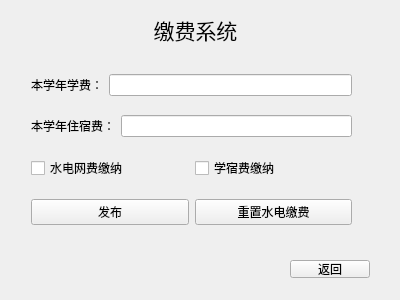
<?xml version="1.0" encoding="UTF-8"?>
<ui version="4.0">
 <class>TeaBank</class>
 <widget class="QWidget" name="TeaBank">
  <property name="geometry">
   <rect>
    <x>0</x>
    <y>0</y>
    <width>400</width>
    <height>300</height>
   </rect>
  </property>
  <property name="windowTitle">
   <string>Form</string>
  </property>
  <widget class="QLabel" name="mainLabel">
   <property name="geometry">
    <rect>
     <x>150</x>
     <y>10</y>
     <width>91</width>
     <height>41</height>
    </rect>
   </property>
   <property name="text">
    <string>&lt;html&gt;&lt;head/&gt;&lt;body&gt;&lt;p align=&quot;center&quot;&gt;&lt;span style=&quot; font-size:16pt;&quot;&gt;缴费系统&lt;/span&gt;&lt;/p&gt;&lt;/body&gt;&lt;/html&gt;</string>
   </property>
  </widget>
  <widget class="QPushButton" name="exitButton">
   <property name="geometry">
    <rect>
     <x>290</x>
     <y>260</y>
     <width>80</width>
     <height>18</height>
    </rect>
   </property>
   <property name="text">
    <string>返回</string>
   </property>
  </widget>
  <widget class="QWidget" name="">
   <property name="geometry">
    <rect>
     <x>31</x>
     <y>61</y>
     <width>321</width>
     <height>181</height>
    </rect>
   </property>
   <layout class="QVBoxLayout" name="verticalLayout">
    <item>
     <layout class="QHBoxLayout" name="horizontalLayout_4">
      <item>
       <widget class="QLabel" name="learnFeeLabel">
        <property name="text">
         <string>本学年学费：</string>
        </property>
       </widget>
      </item>
      <item>
       <widget class="QLineEdit" name="learnFeeLineEdit"/>
      </item>
     </layout>
    </item>
    <item>
     <layout class="QHBoxLayout" name="horizontalLayout_3">
      <item>
       <widget class="QLabel" name="residenceLabel">
        <property name="text">
         <string>本学年住宿费：</string>
        </property>
       </widget>
      </item>
      <item>
       <widget class="QLineEdit" name="residenceLineEdit"/>
      </item>
     </layout>
    </item>
    <item>
     <layout class="QHBoxLayout" name="horizontalLayout_2">
      <item>
       <widget class="QCheckBox" name="lifeFeeCheckBox">
        <property name="text">
         <string>水电网费缴纳</string>
        </property>
       </widget>
      </item>
      <item>
       <widget class="QCheckBox" name="learn_residenceCheckBox">
        <property name="text">
         <string>学宿费缴纳</string>
        </property>
       </widget>
      </item>
     </layout>
    </item>
    <item>
     <layout class="QHBoxLayout" name="horizontalLayout">
      <item>
       <widget class="QPushButton" name="commitButton">
        <property name="text">
         <string>发布</string>
        </property>
       </widget>
      </item>
      <item>
       <widget class="QPushButton" name="reButton">
        <property name="text">
         <string>重置水电缴费</string>
        </property>
       </widget>
      </item>
     </layout>
    </item>
   </layout>
  </widget>
 </widget>
 <resources/>
 <connections/>
</ui>
